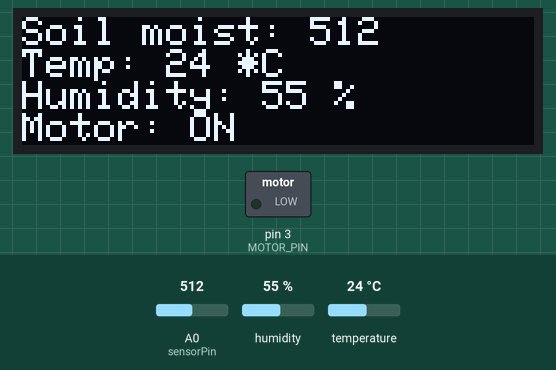
This sketch was run on a simulated Arduino Uno, built with avr-gcc and run on an emulated ATmega328P. Parts: 128×32 one-colour display, switched loads named in the sketch (green lamp = pin HIGH). Inputs (shaded band) come from the test bench; at power-on: A0 (sensorPin) = 512, humidity 55 %, temperature 24 °C. The display library's start-up logo is not drawn; what the sketch prints to the serial monitor is not drawn.

Above: at 3.2 s.
3.3 s: A0 (sensorPin) set to 316
At 4.0 s:
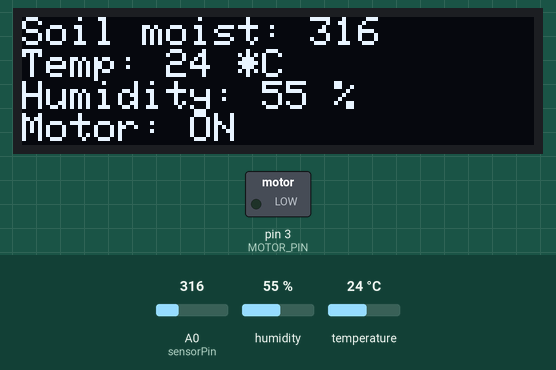
5.4 s: A0 (sensorPin) set to 289
At 7.1 s:
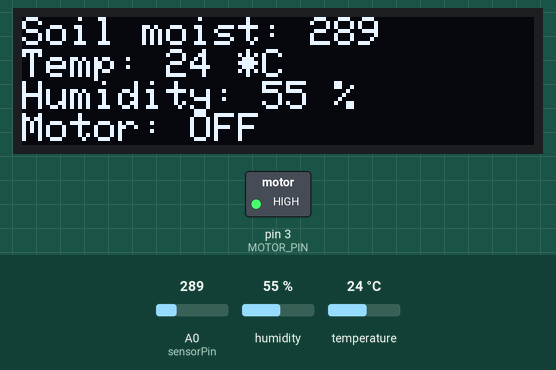
8.2 s: humidity set to 22 %
At 8.7 s:
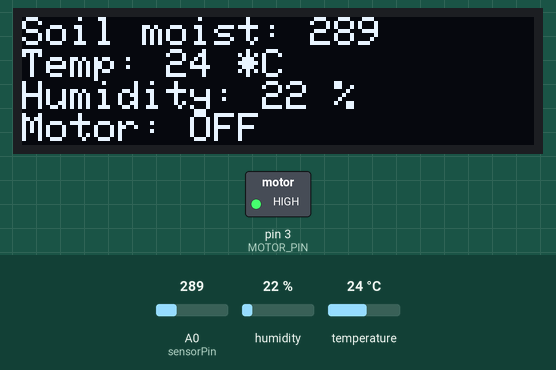
10.3 s: temperature set to 12 °C
At 11.8 s:
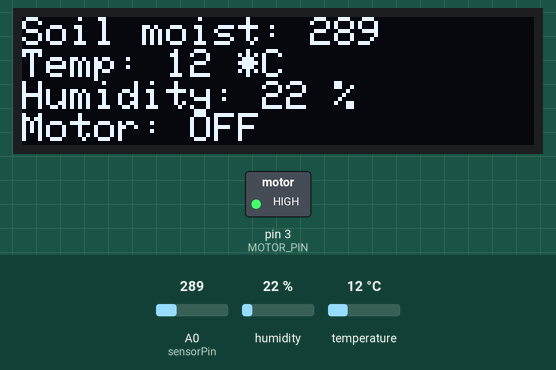
12.8 s: humidity set to 40 %
At 13.3 s:
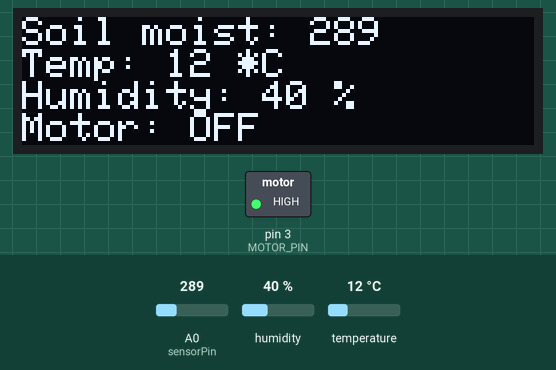
14.9 s: A0 (sensorPin) set to 306
At 16.4 s:
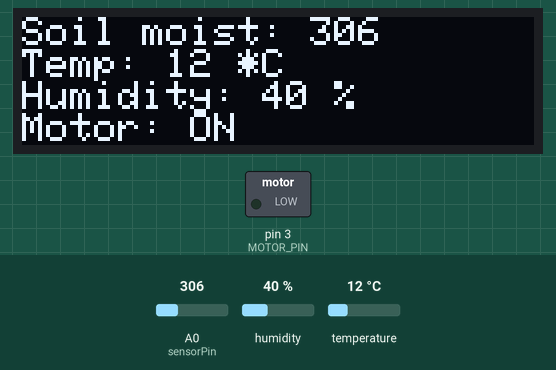
Timing chart, 0 to 17.9 s (numbered marks = the images above; inputs shaded):
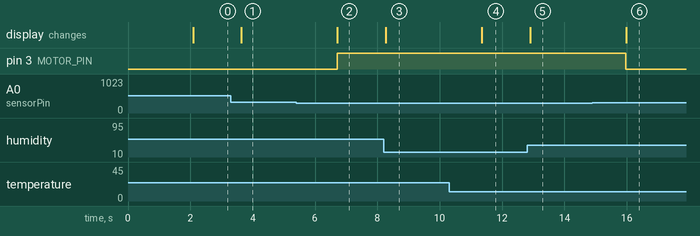

Measured:
- the behaviour switches between 301 and 300 on A0 (sensorPin) (found by bisection; images 1 and 2)
- after the input at 3.3 s, the display: changes after 0.33 s (image 1)
- after the input at 5.4 s, pin 3 (MOTOR_PIN): LOW → HIGH after 1.3 s; the display: changes after 1.3 s (image 2)
- after the input at 8.2 s, the display: changes after 0.06 s (image 3)
- after the input at 10.3 s, the display: changes after 1.1 s (image 4)
- after the input at 12.8 s, the display: changes after 0.10 s (image 5)
- after the input at 14.9 s, pin 3 (MOTOR_PIN): HIGH → LOW after 1.1 s; the display: changes after 1.1 s (image 6)

The sketch:

autonomous-watering.ino
```cpp
#include <Wire.h>
#include <Adafruit_GFX.h>
#include <Adafruit_SSD1306.h>
#include <dht.h>

// OLED display configuration
#define SCREEN_WIDTH 128 // OLED display width, in pixels
#define SCREEN_HEIGHT 32 // OLED display height, in pixels
#define OLED_RESET -1    // Reset pin # (or -1 if sharing Arduino reset pin)
#define SCREEN_ADDRESS 0x3C // Address for the OLED display
Adafruit_SSD1306 display(SCREEN_WIDTH, SCREEN_HEIGHT, &Wire, OLED_RESET);

// DHT11 sensor configuration
#define DHTPIN 7       // Pin connected to the DHT11 OUT pin
dht DHT;

// Soil moisture sensor configuration
#define sensorPin A0   // Analog pin connected to the soil moisture sensor
#define MOTOR_PIN 3    // Pin connected to the motor pump
#define THRESHOLD 300  // Threshold for soil moisture to activate the motor

void setup() {
  // Initialize Serial Monitor
  Serial.begin(9600);

  // Initialize OLED display
  if (!display.begin(SSD1306_SWITCHCAPVCC, SCREEN_ADDRESS)) {
    Serial.println(F("SSD1306 allocation failed"));
    for (;;); // Loop forever if the display cannot initialize
  }

  // Display splash screen
  display.display();
  delay(2000);

  // Clear the display
  display.clearDisplay();

  // Initialize motor pin as OUTPUT
  pinMode(MOTOR_PIN, OUTPUT);

  Serial.println("Setup complete.");
}

void loop() {
  // Read the current soil moisture value
  int soilMoistureValue = analogRead(sensorPin);

  // Read temperature and humidity from DHT11 sensor
  int chk = DHT.read11(DHTPIN);
  float temperature = DHT.temperature;
  float humidity = DHT.humidity;

  // Handle DHT sensor errors
  if (isnan(temperature) || isnan(humidity)) {
    Serial.println("Error: Failed to read from DHT sensor!");
  }

  // Print sensor values to Serial Monitor
  Serial.print("Soil Moisture: ");
  Serial.println(soilMoistureValue);
  Serial.print("Temperature: ");
  Serial.print(temperature);
  Serial.println(" *C");
  Serial.print("Humidity: ");
  Serial.print(humidity);
  Serial.println(" %");

  // Update the OLED display with sensor values
  display.clearDisplay();
  display.setTextSize(1);
  display.setTextColor(SSD1306_WHITE);
  display.setCursor(0, 0);

  display.println("Soil moist: " + String(soilMoistureValue));
  display.println("Temp: " + String((int)temperature) + " *C");
  display.println("Humidity: " + String((int)humidity) + " %");

  // Control the motor pump based on soil moisture
  if (soilMoistureValue > THRESHOLD) {
    digitalWrite(MOTOR_PIN, LOW); // Turn on motor pump
    display.println("Motor: ON");
  } else {
    digitalWrite(MOTOR_PIN, HIGH); // Turn off motor pump
    display.println("Motor: OFF");
  }

  // Display everything
  display.display();

  // Pause for 1.5 seconds before the next loop iteration
  delay(1500);
}
```
